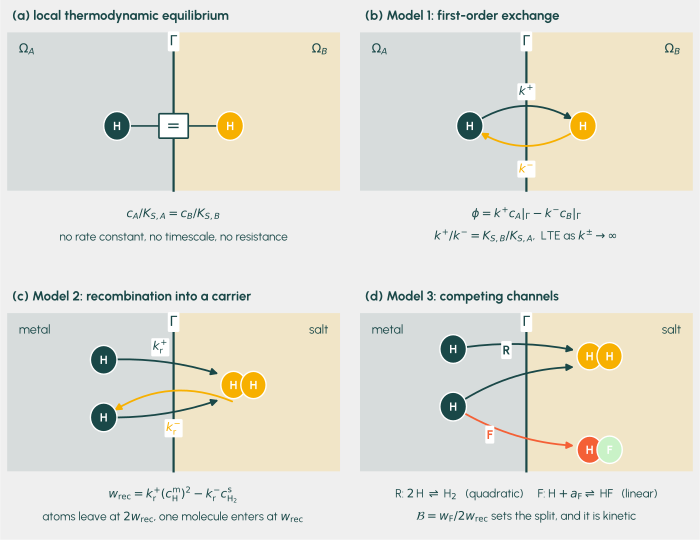

Here is the Python script that generated this plot:
"""The four interface closures of Sec. "Interface conditions for hydrogen
transport", drawn on the same two-subdomain geometry so that only the interface
chemistry changes between panels.

  (a) LTE: nothing crosses. The two interfacial concentrations are tied by an
      algebraic constraint, so the interface has no rate constant, no timescale
      and no resistance, and the exponent of the constraint is chosen before the
      simulation is run.
  (b) Model 1, Eq. (model1_flux): one atom crosses without changing chemical
      identity. First order both ways.
  (c) Model 2, Eq. (model2_rate): two metal-side atoms recombine into one
      salt-side molecule. The 2:1 stoichiometry of Eq. (atom_balance) is drawn,
      the flux of atoms leaving the metal being twice the channel rate.
  (d) Model 3, Eqs. (model2_rate) + (model3_rate): the same atom has two exits
      of different order, and the branching ratio of Eq. (branching) sets how
      the atomic flux divides between them.

Purely illustrative: no solve is involved. Produces
interface_models_schematic.pdf, the roadmap figure of Sec. "A general kinetic
interface framework".
"""

import matplotlib

matplotlib.use("Agg")

import matplotlib.pyplot as plt
import morethemes as mt
from matplotlib.patches import Circle, FancyBboxPatch, Rectangle

# the paper palette: metal side, molecular carrier, fluoride carrier
TEAL = "#1a4848"
AMBER = "#f7b000"
ORANGE = "#f46036"
GREEN = "#c9f2c7"

GAMMA = 5.0  # abscissa of the interface in every panel
WIDTH, HEIGHT = 10.0, 6.0
FLOOR = 1.6  # the diagram sits above this, the rate laws below it

# labels that land on an arrow or on the interface line need to punch through
LABEL_BOX = dict(boxstyle="round,pad=0.12", facecolor="white", edgecolor="none")


def draw_domains(ax, left_label, right_label):
    """Two subdomains separated by the interface, with no axes of any kind."""
    ax.set_xlim(0, WIDTH)
    ax.set_ylim(0, HEIGHT)
    ax.axis("off")

    ax.add_patch(
        Rectangle(
            (0, FLOOR), GAMMA, HEIGHT - FLOOR, facecolor=TEAL, alpha=0.11, linewidth=0
        )
    )
    ax.add_patch(
        Rectangle(
            (GAMMA, FLOOR),
            WIDTH - GAMMA,
            HEIGHT - FLOOR,
            facecolor=AMBER,
            alpha=0.17,
            linewidth=0,
        )
    )
    ax.plot([GAMMA, GAMMA], [FLOOR, HEIGHT], color=TEAL, linewidth=1.6, zorder=3)

    ax.text(0.35, HEIGHT - 0.45, left_label, color=TEAL, fontsize=9, va="center")
    ax.text(
        WIDTH - 0.35,
        HEIGHT - 0.45,
        right_label,
        color=TEAL,
        fontsize=9,
        va="center",
        ha="right",
    )
    ax.text(
        GAMMA,
        HEIGHT - 0.25,
        r"$\Gamma$",
        color=TEAL,
        fontsize=10,
        ha="center",
        va="center",
        bbox=dict(boxstyle="round,pad=0.12", facecolor="white", edgecolor="none"),
    )


def title(ax, text):
    ax.text(0.15, HEIGHT + 0.35, text, color=TEAL, fontsize=9.5, weight="bold")


def caption(ax, lines):
    """Rate law and interface conditions, stacked under the diagram."""
    for i, line in enumerate(lines):
        ax.text(
            GAMMA,
            0.95 - 0.62 * i,
            line,
            color=TEAL,
            fontsize=8.5,
            ha="center",
            va="center",
        )


def atom(ax, x, y, label, color=TEAL, radius=0.4):
    ax.add_patch(
        Circle(
            (x, y),
            radius,
            facecolor=color,
            edgecolor="white",
            linewidth=1.0,
            zorder=5,
        )
    )
    ax.text(
        x,
        y,
        label,
        color="white",
        fontsize=8.5,
        ha="center",
        va="center",
        zorder=6,
        weight="bold",
    )


def diatomic(ax, x, y, left_label, right_label, colors=(AMBER, AMBER)):
    """Two bonded spheres, offset either side of x."""
    atom(ax, x - 0.3, y, left_label, color=colors[0], radius=0.38)
    atom(ax, x + 0.3, y, right_label, color=colors[1], radius=0.38)


def arrow(ax, start, end, color, rad=0.0, label=None, label_pos=None, style="-|>"):
    ax.annotate(
        "",
        xy=end,
        xytext=start,
        arrowprops=dict(
            arrowstyle=style,
            color=color,
            linewidth=1.3,
            shrinkA=9,
            shrinkB=9,
            connectionstyle=f"arc3,rad={rad}",
        ),
        zorder=4,
    )
    if label is not None:
        ax.text(
            *label_pos,
            label,
            color=color,
            fontsize=8.5,
            ha="center",
            va="center",
            zorder=7,
            bbox=dict(boxstyle="round,pad=0.12", facecolor="white", edgecolor="none"),
        )


def panel_lte(ax):
    """No arrows: that absence is the point of the panel."""
    draw_domains(ax, r"$\Omega_A$", r"$\Omega_B$")
    title(ax, "(a) local thermodynamic equilibrium")

    y = 3.4
    atom(ax, 3.3, y, "H")
    atom(ax, 6.7, y, "H", color=AMBER)

    # a rigid tie bar rather than a reaction: the constraint is instantaneous
    ax.plot([3.3, 6.7], [y, y], color=TEAL, linewidth=1.2, zorder=2)
    ax.add_patch(
        FancyBboxPatch(
            (GAMMA - 0.42, y - 0.32),
            0.84,
            0.64,
            boxstyle="round,pad=0.02",
            facecolor="white",
            edgecolor=TEAL,
            linewidth=1.2,
            zorder=6,
        )
    )
    ax.text(
        GAMMA, y, r"$=$", color=TEAL, fontsize=12, ha="center", va="center", zorder=7
    )

    caption(
        ax,
        [
            r"$c_A/K_{S,A} = c_B/K_{S,B}$",
            "no rate constant, no timescale, no resistance",
        ],
    )


def panel_model1(ax):
    draw_domains(ax, r"$\Omega_A$", r"$\Omega_B$")
    title(ax, "(b) Model 1: first-order exchange")

    y = 3.4
    atom(ax, 3.3, y, "H")
    atom(ax, 6.7, y, "H", color=AMBER)

    arrow(
        ax, (3.3, y), (6.7, y), TEAL, rad=-0.35, label=r"$k^{+}$", label_pos=(5.0, 4.35)
    )
    arrow(
        ax, (6.7, y), (3.3, y), AMBER, rad=-0.35, label=r"$k^{-}$", label_pos=(5.0, 2.20)
    )

    caption(
        ax,
        [
            r"$\phi = k^{+}c_A|_\Gamma - k^{-}c_B|_\Gamma$",
            r"$k^{+}/k^{-} = K_{S,B}/K_{S,A}$,  LTE as $k^{\pm}\to\infty$",
        ],
    )


def panel_model2(ax):
    draw_domains(ax, "metal", "salt")
    title(ax, "(c) Model 2: recombination into a carrier")

    atom(ax, 2.9, 4.7, "H")
    atom(ax, 2.9, 3.1, "H")
    diatomic(ax, 7.1, 4.0, "H", "H")

    arrow(ax, (2.9, 4.7), (6.7, 4.2), TEAL, rad=-0.10)
    arrow(ax, (2.9, 3.1), (6.7, 3.7), TEAL, rad=0.10)
    arrow(ax, (7.1, 3.4), (2.9, 3.1), AMBER, rad=0.30)

    ax.text(4.6, 4.95, r"$k_\mathrm{r}^{+}$", color=TEAL, fontsize=8.5, ha="center", zorder=7, bbox=LABEL_BOX)
    ax.text(5.0, 2.70, r"$k_\mathrm{r}^{-}$", color=AMBER, fontsize=8.5, ha="center", zorder=7, bbox=LABEL_BOX)

    caption(
        ax,
        [
            (
                r"$w_\mathrm{rec} = k_\mathrm{r}^{+}(c^\mathrm{m}_\mathrm{H})^2"
                r" - k_\mathrm{r}^{-}c^\mathrm{s}_{\mathrm{H_2}}$"
            ),
            (
                r"atoms leave at $2w_\mathrm{rec}$, one molecule enters at "
                r"$w_\mathrm{rec}$"
            ),
        ],
    )


def panel_model3(ax):
    draw_domains(ax, "metal", "salt")
    title(ax, "(d) Model 3: competing channels")

    # channel R, upper: second order, so it consumes a pair of metal-side atoms
    atom(ax, 2.8, 5.0, "H")
    atom(ax, 2.8, 3.4, "H")
    diatomic(ax, 7.2, 4.8, "H", "H")
    arrow(ax, (2.8, 5.0), (6.8, 4.9), TEAL, rad=-0.10)
    arrow(ax, (2.8, 3.4), (6.8, 4.5), TEAL, rad=-0.16)
    ax.text(4.4, 4.85, r"R", color=TEAL, fontsize=9, ha="center", weight="bold", zorder=7, bbox=LABEL_BOX)

    # channel F, lower: first order, and carries the salt redox state through a_F
    diatomic(ax, 7.2, 2.2, "H", "F", colors=(ORANGE, GREEN))
    arrow(ax, (2.8, 3.4), (6.8, 2.3), ORANGE, rad=0.14)
    ax.text(3.9, 2.50, r"F", color=ORANGE, fontsize=9, ha="center", weight="bold", zorder=7, bbox=LABEL_BOX)

    caption(
        ax,
        [
            (
                r"R: $2\,$H $\rightleftharpoons$ H$_2$   (quadratic)"
                r"     F: H $+\,a_\mathrm{F} \rightleftharpoons$ HF   (linear)"
            ),
            (
                r"$\mathcal{B} = w_\mathrm{F}/2w_\mathrm{rec}$ sets the split, "
                r"and it is kinetic"
            ),
        ],
    )


def plot(filename):
    mt.set_theme("urban")

    fig, axes = plt.subplots(2, 2, figsize=(7.0, 5.4))
    for ax, panel in zip(
        axes.flat, (panel_lte, panel_model1, panel_model2, panel_model3)
    ):
        panel(ax)

    fig.subplots_adjust(
        left=0.01, right=0.99, top=0.94, bottom=0.02, wspace=0.06, hspace=0.30
    )
    fig.savefig(filename)


if __name__ == "__main__":
    plot("interface_models_schematic.pdf")
